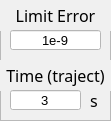
         <widget class="QFrame" name="frame_27">
          <property name="geometry">
           <rect>
            <x>250</x>
            <y>210</y>
            <width>111</width>
            <height>121</height>
           </rect>
          </property>
          <property name="styleSheet">
           <string notr="true">background-color: rgb(240, 240, 240);</string>
          </property>
          <property name="frameShape">
           <enum>QFrame::StyledPanel</enum>
          </property>
          <property name="frameShadow">
           <enum>QFrame::Raised</enum>
          </property>
          <widget class="QLineEdit" name="tb_err_set">
           <property name="geometry">
            <rect>
             <x>10</x>
             <y>30</y>
             <width>91</width>
             <height>20</height>
            </rect>
           </property>
           <property name="font">
            <font>
             <pointsize>10</pointsize>
            </font>
           </property>
           <property name="styleSheet">
            <string notr="true">background-color: rgb(255, 255, 255);</string>
           </property>
           <property name="text">
            <string>1e-9</string>
           </property>
           <property name="alignment">
            <set>Qt::AlignCenter</set>
           </property>
          </widget>
          <widget class="QLabel" name="label_25">
           <property name="geometry">
            <rect>
             <x>0</x>
             <y>0</y>
             <width>111</width>
             <height>31</height>
            </rect>
           </property>
           <property name="font">
            <font>
             <family>3ds</family>
             <pointsize>12</pointsize>
            </font>
           </property>
           <property name="styleSheet">
            <string notr="true">background-color: rgb(240, 240, 240);</string>
           </property>
           <property name="text">
            <string>Limit Error</string>
           </property>
           <property name="alignment">
            <set>Qt::AlignCenter</set>
           </property>
          </widget>
          <widget class="QLabel" name="label_27">
           <property name="geometry">
            <rect>
             <x>0</x>
             <y>60</y>
             <width>111</width>
             <height>31</height>
            </rect>
           </property>
           <property name="font">
            <font>
             <family>3ds</family>
             <pointsize>12</pointsize>
            </font>
           </property>
           <property name="styleSheet">
            <string notr="true">background-color: rgb(240, 240, 240);</string>
           </property>
           <property name="text">
            <string>Time (traject)</string>
           </property>
           <property name="alignment">
            <set>Qt::AlignCenter</set>
           </property>
          </widget>
          <widget class="QLineEdit" name="tb_time_set">
           <property name="geometry">
            <rect>
             <x>10</x>
             <y>90</y>
             <width>71</width>
             <height>20</height>
            </rect>
           </property>
           <property name="font">
            <font>
             <pointsize>10</pointsize>
            </font>
           </property>
           <property name="styleSheet">
            <string notr="true">background-color: rgb(255, 255, 255);</string>
           </property>
           <property name="text">
            <string>3</string>
           </property>
           <property name="alignment">
            <set>Qt::AlignCenter</set>
           </property>
          </widget>
          <widget class="QLabel" name="label_130">
           <property name="geometry">
            <rect>
             <x>90</x>
             <y>90</y>
             <width>16</width>
             <height>21</height>
            </rect>
           </property>
           <property name="font">
            <font>
             <family>3ds</family>
             <pointsize>12</pointsize>
            </font>
           </property>
           <property name="styleSheet">
            <string notr="true">color: rgb(0, 0, 0);</string>
           </property>
           <property name="text">
            <string>s</string>
           </property>
          </widget>
          <zorder>label_25</zorder>
          <zorder>tb_err_set</zorder>
          <zorder>label_27</zorder>
          <zorder>tb_time_set</zorder>
          <zorder>label_130</zorder>
         </widget>
